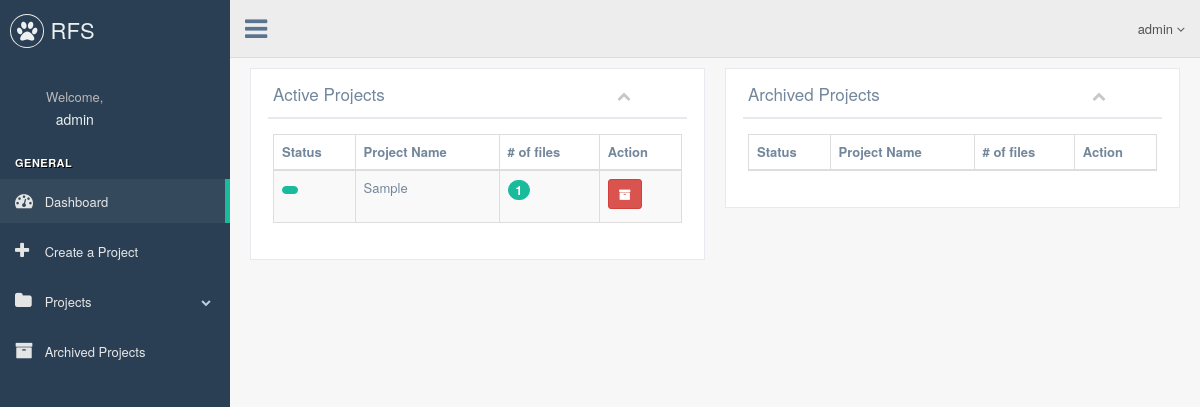
/rfs/dashboard/ (signed in), run on the app's committed database.
### rfs/models.py (models this page shows, shortened)
class Project(models.Model):
    project_name=models.CharField(max_length=50,unique=True)
    description=models.TextField(blank=True)
    status_types=(('ARC','Archived'),('ACT','Active'))
    status=models.CharField(max_length=3,choices=status_types,default='ACT')

### rfs/views.py (the view)
def index_view(request):
    if not request.user.is_authenticated():
        return HttpResponseRedirect(reverse('rfs:login'))
    else:
        context={'all_projects':Project.objects.all().filter(status='ACT'),
                 'arc_projects':Project.objects.all().filter(status='ARC'),}
        template_name='rfs/base.html'
        return render(request,template_name,context)

### rfs/templates/rfs/base.html (shortened to what this page needs)
<!DOCTYPE html>
<html lang="en">
<head>
{% url 'rfs:file' project.id as url %}
{% url 'rfs:datafeed' project.id as url2 %}
{% url 'rfs:arc-file' project.id as url3 %}
{% url 'rfs:project' project.id as url4 %}
    {% load staticfiles %}
    <link href="{% static 'rfs/vendors/bootstrap/dist/css/bootstrap.min.css' %}" rel="stylesheet">
    <link href="{% static 'rfs/vendors/font-awesome/css/font-awesome.min.css' %}" rel="stylesheet">
    <link href="{% static 'rfs/build/css/custom.min.css' %}" rel="stylesheet">
    <link href="{% static 'rfs/self/style.css' %}" rel="stylesheet">
</head>
<body class="nav-md">
    <div class="container body">
      <div class="main_container">
        <div class="col-md-3 left_col">
          <div class="left_col scroll-view">
            <div class="navbar nav_title" style="border: 0;">
              <a href="{% url 'rfs:index' %}" class="site_title"><i class="fa fa-paw"></i> <span>RFS</span></a>
            </div>
            <div class="profile clearfix">
              <div class="profile_info">
                  <div style="text-align: center;">
                <span>Welcome,</span>
                      <h2>{{ user }}</h2>
                  </div>
              </div>
            </div>
            <br />
            <div id="sidebar-menu" class="main_menu_side hidden-print main_menu">
              <div class="menu_section">
                <h3>General</h3>
                  <ul class="nav side-menu">
                  <li><a href="{% url 'rfs:index' %}"><i class="fa fa-dashboard"></i> Dashboard</a>
                  </li>
                  <li><a href="{% url 'rfs:project-create' %}"><i class="fa fa-plus"></i> Create a Project</a>
                  </li>
                  <li class=""><a><i class="fa fa-folder"></i> Projects {% if all_projects %}<span class="fa fa-chevron-down"></span>{% endif %}</a>
                  </li>
                  <li class=""><a><i class="fa fa-archive"></i> Archived Projects </a>
                  </li>
                  </ul>
              </div>
            </div>
          </div>
        </div>
        <div class="top_nav">
          <div class="nav_menu">
            <nav>
              <div class="nav toggle">
                <a id="menu_toggle"><i class="fa fa-bars"></i></a>
              </div>
              <ul class="nav navbar-nav navbar-right">
                <li class="">
                  <a href="javascript:;" class="user-profile dropdown-toggle" data-toggle="dropdown" aria-expanded="false">
                    {{ user  }}
                    <span class=" fa fa-angle-down"></span>
                  </a>
                </li>
              </ul>
            </nav>
          </div>
        </div>
      <div class="right_col" role="main">
        {% block body %}
            {% include 'rfs/index.html' %}
        {% endblock %}
      </div>
    </div>
    </div>
 </body>
</html>

### rfs/templates/rfs/index.html (shortened to what this page needs)
{% block body %}
<div class="row">
<div class="col-md-6 col-sm-6 col-xs-6">
<div class="x_panel">
  <div class="x_title">
    <h2>Active Projects <small>table</small></h2>
    <ul class="nav navbar-right panel_toolbox">
      <li><a class="collapse-link"><i class="fa fa-chevron-up"></i></a>
      </li>
    </ul>
    <div class="clearfix"></div>
  </div>
  <div class="x_content">
    <table id="" class="table table-striped table-bordered">
      <thead>
        <tr>
            <th>Status</th>
          <th>Project Name</th>
            <th># of files</th>
          <th>Action</th>
        </tr>
      </thead>
      <tbody>
      {% for act_project in all_projects %}
        <tr>
          <td>
          {% if act_project.status == 'ACT' %}
              <span class="badge bg-green"> </span>
              {% else %}
              <span class="badge bg-red"> </span>
            {% endif %}
          </td>
          <td>{{ act_project.project_name }}</td>
            <td><span class="badge bg-green">{{ act_project.file_set.all.count }}</span></td>
          <td>
          <form action="{% url 'rfs:index-project-update' act_project.id %}" method="post">
            <button type="submit" class="btn btn-danger btn-sm"><i class="fa fa-archive"></i></button>
          </form>
          </td>
        </tr>
      {% endfor %}
      </tbody>
    </table>
  </div>
</div>
</div>
<div class="col-md-6 col-sm-6 col-xs-6">
<div class="x_panel">
  <div class="x_title">
    <h2>Archived Projects <small>table</small></h2>
    <ul class="nav navbar-right panel_toolbox">
      <li><a class="collapse-link"><i class="fa fa-chevron-up"></i></a>
      </li>
    </ul>
    <div class="clearfix"></div>
  </div>
  <div class="x_content">
    <table id="" class="table table-striped table-bordered">
      <thead>
        <tr>
            <th>Status</th>
          <th>Project Name</th>
            <th># of files</th>
          <th>Action</th>
        </tr>
      </thead>
    </table>
  </div>
</div>
</div>
</div>
{% endblock %}

### data on the page
Project: status "ACT" (drawn), project_name "Sample", file_set.all.count "1"

### other printed values
{{ user }} "admin"
